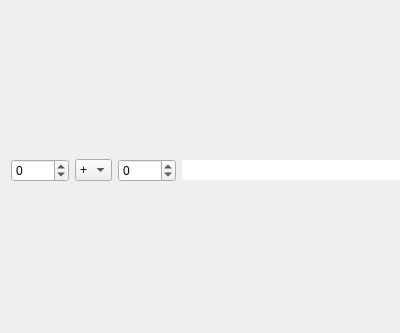
<?xml version="1.0" encoding="UTF-8"?>
<ui version="4.0">
 <class>simpleCalculatorWidget</class>
 <widget class="QWidget" name="simpleCalculatorWidget">
  <property name="geometry">
   <rect>
    <x>0</x>
    <y>0</y>
    <width>400</width>
    <height>333</height>
   </rect>
  </property>
  <property name="maximumSize">
   <size>
    <width>400</width>
    <height>16777215</height>
   </size>
  </property>
  <property name="windowTitle">
   <string>simpleCalculatorWidget</string>
  </property>
  <widget class="QWidget" name="gridLayoutWidget">
   <property name="geometry">
    <rect>
     <x>0</x>
     <y>40</y>
     <width>431</width>
     <height>261</height>
    </rect>
   </property>
   <layout class="QGridLayout" name="gridLayout">
    <item row="0" column="0">
     <widget class="QSpinBox" name="number1">
      <property name="enabled">
       <bool>true</bool>
      </property>
      <property name="wrapping">
       <bool>false</bool>
      </property>
      <property name="buttonSymbols">
       <enum>QAbstractSpinBox::UpDownArrows</enum>
      </property>
      <property name="minimum">
       <number>-1000</number>
      </property>
      <property name="maximum">
       <number>1000</number>
      </property>
     </widget>
    </item>
    <item row="0" column="1">
     <widget class="QComboBox" name="operation">
      <property name="editable">
       <bool>false</bool>
      </property>
      <item>
       <property name="text">
        <string>+</string>
       </property>
      </item>
      <item>
       <property name="text">
        <string>-</string>
       </property>
      </item>
      <item>
       <property name="text">
        <string>*</string>
       </property>
      </item>
      <item>
       <property name="text">
        <string>/</string>
       </property>
      </item>
     </widget>
    </item>
    <item row="0" column="2">
     <widget class="QSpinBox" name="number2">
      <property name="buttonSymbols">
       <enum>QAbstractSpinBox::UpDownArrows</enum>
      </property>
      <property name="minimum">
       <number>-1000</number>
      </property>
      <property name="maximum">
       <number>1000</number>
      </property>
     </widget>
    </item>
    <item row="0" column="3">
     <widget class="QLineEdit" name="result">
      <property name="frame">
       <bool>false</bool>
      </property>
      <property name="readOnly">
       <bool>true</bool>
      </property>
     </widget>
    </item>
   </layout>
  </widget>
 </widget>
 <layoutdefault spacing="6" margin="11"/>
 <resources/>
 <connections/>
</ui>
